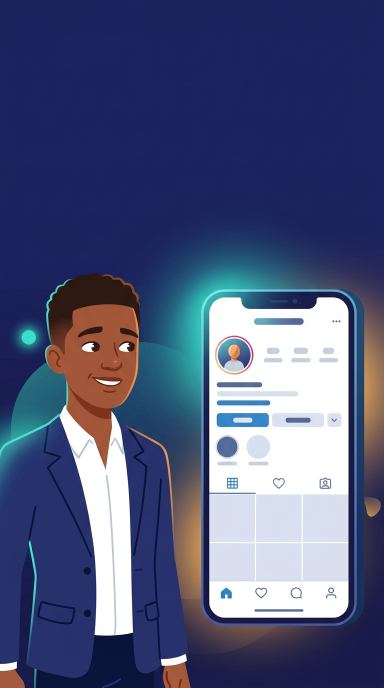
#> input picture content/assets/host/s1_hook.png, 768 x 1376 px (shown at 1/2 size)
$ python -i render_carousels.py   (imports and definitions only)
#> lines starting #> are read from the running program, lines starting #| are printed output that depends on the picture
#!/usr/bin/env python3
"""Rend les carrousels Instagram de @amkweb.cm (1080x1350) depuis content/carousels/carousels.json.

Source unique du texte = le JSON. Sorties : content/carousels/<id>/slide-N.png + content/carousels/POST-READY.md.
Contrôles bloquants : glyphes présents dans la police, texte dans le cadre (taille minimale), contraste >= 4,5,
7 slides maximum, un seul appel à l'action par dernière slide.
Palette = empreinte de marque (CONTENT-LESSONS §1) : marine / turquoise / ambre, Montserrat.
"""
import json, os, re, sys
from PIL import Image, ImageDraw, ImageFont

ROOT = os.path.abspath(os.path.join(os.path.dirname(__file__), '..', '..'))
CAR = os.path.join(ROOT, 'content', 'carousels')
FONTS = os.path.join(ROOT, 'content', 'assets', 'fonts')
HOST = os.path.join(ROOT, 'content', 'assets', 'host', 's1_hook.png')

W, H, M = 1080, 1350, 84
BG = (28, 34, 92)          # = fond de l'illustration de l'hôte (pas de couture)
WHITE = (255, 255, 255)
SOFT = (214, 218, 240)     # texte secondaire
TEAL = (35, 196, 177)
AMBER = (255, 176, 32)
NAVY_INK = (20, 24, 64)

XB, BD, SB, MD = 'Montserrat-ExtraBold.ttf', 'Montserrat-Bold.ttf', 'Montserrat-SemiBold.ttf', 'Montserrat-Medium.ttf'
WEIGHT = {XB: 800, BD: 700, SB: 600, MD: 500}

# [12 lines left out: functions F, lum, not called in this run]

def contrast(a, b):
    la, lb = sorted((lum(a), lum(b)), reverse=True)
    return (la + 0.05) / (lb + 0.05)

PAIRS = {'blanc/fond': (WHITE, BG), 'secondaire/fond': (SOFT, BG), 'ambre/fond': (AMBER, BG),
         'turquoise/fond': (TEAL, BG), 'encre/ambre (bouton)': (NAVY_INK, AMBER), 'encre/turquoise': (NAVY_INK, TEAL)}
# [2 lines not run here, left out]

_probe = {}
# [15 lines left out: functions has_glyph, check_glyphs, not called in this run]

NB = {' ?': '\u00a0?', ' :': '\u00a0:', ' !': '\u00a0!', ' »': '\u00a0»', '« ': '«\u00a0'}

# [27 lines left out: function tokens, not called in this run]

def wlen(font, word):
    return sum(font.getlength(t) for t, _ in word)

# [16 lines left out: function layout, not called in this run]

def line_w(font, ln):
    return sum(wlen(font, w) for w in ln) + font.getlength(' ') * (len(ln) - 1)

# [68 lines left out: functions fit, draw_lines, block, pill, arrow, footer and 1 more, not called in this run]

def canvas():
    im = Image.new('RGB', (W, H), BG)
    return im, ImageDraw.Draw(im)

def host_cover(im):
    host = Image.open(HOST).convert('RGB').crop((0, 560, 768, 1376))     # épaules + téléphone
    sc = 0.68
    host = host.resize((int(host.width * sc), int(host.height * sc)), Image.LANCZOS)
    hw, hh = host.size
    mask = Image.new('L', host.size, 255)
    md = ImageDraw.Draw(mask)
    f = 110
    for k in range(f):
        v = int(255 * k / f)
        md.line((0, k, hw, k), fill=min(v, 255))                       # haut
        md.line((0, hh - 1 - k, hw, hh - 1 - k), fill=v)              # bas
        md.line((k, 0, k, hh), fill=v)                                 # gauche
    from PIL import ImageChops
    m2 = Image.new('L', host.size, 255); d2 = ImageDraw.Draw(m2)
    for k in range(f):
        d2.line((0, k, hw, k), fill=int(255 * k / f)); d2.line((0, hh - 1 - k, hw, hh - 1 - k), fill=int(255 * k / f)); d2.line((k, 0, k, hh), fill=int(255 * k / f))
    mask = m2
    im.paste(host, (W - hw + 30, 1262 - hh), mask)

# [88 lines left out: functions render_cover, render_text, render_chat, render_shot, render_cta, not called in this run]

R = {'cover': render_cover, 'text': render_text, 'chat': render_chat, 'shot': render_shot, 'cta': render_cta}

# [28 lines left out: function main, not called in this run]

# [2 lines not run here, left out]

>>> import cv2
>>> picture = cv2.imread('../../content/assets/host/s1_hook.png', cv2.IMREAD_GRAYSCALE)
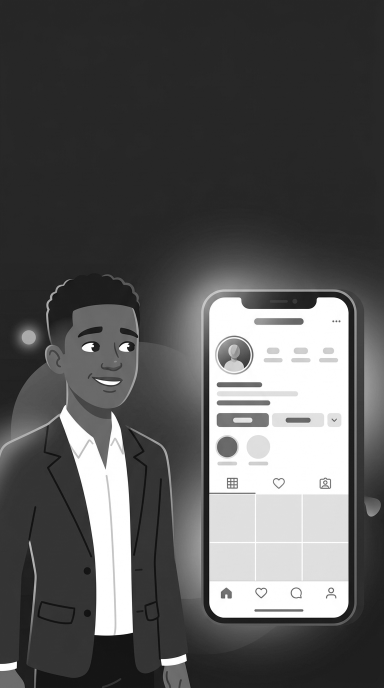
#> picture: shape (1376, 768) (shown at 1/2 size); min 5, max 255, mean 88.7
>>> result = host_cover(picture)
#> in host_cover, `host = Image.open(HOST).convert('RGB').crop((0, 560, 768, 1376))`:
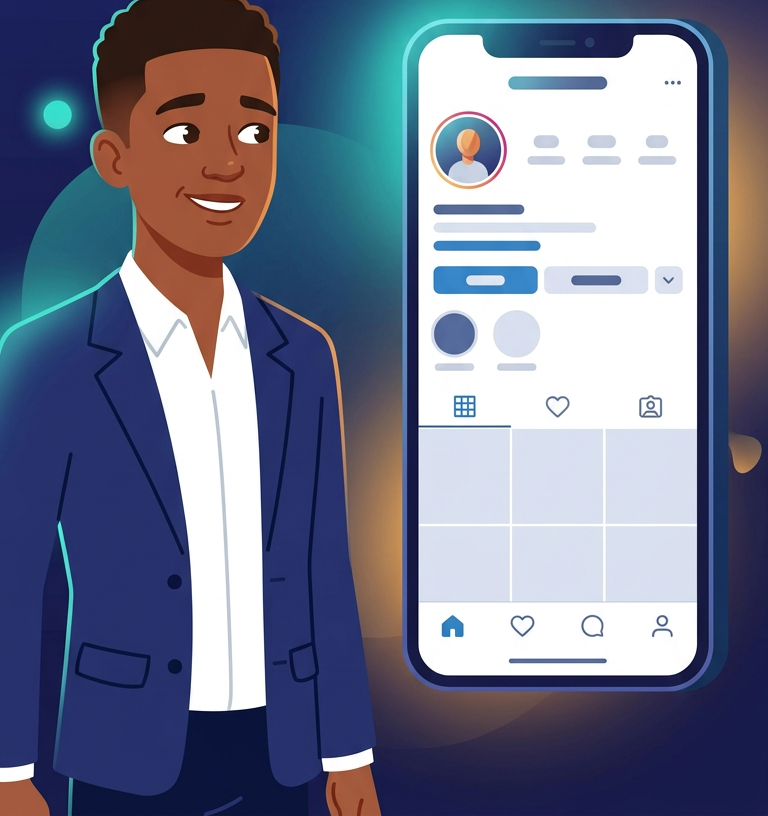
#> host: PIL image 768x816 RGB; mean R, G, B 115.1, 121.5, 143.9
#> in host_cover, `mask = Image.new('L', host.size, 255)`: mask: PIL image 522x554 L; every value is 255
#> in host_cover, `mask = m2`:
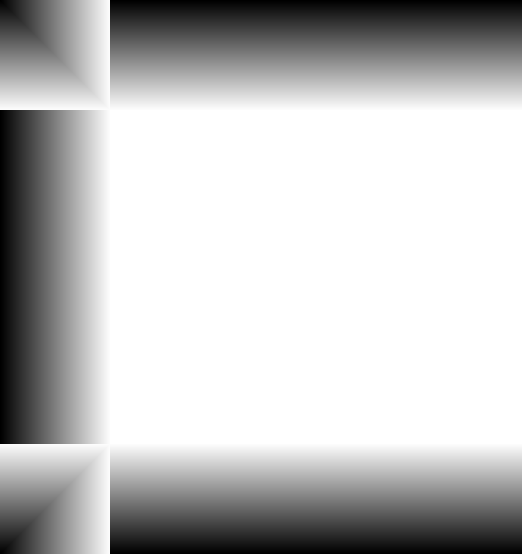
#> mask: PIL image 522x554 L; min 0, max 255, mean 190.9
#> (the run stopped early here; a loop or call above may not have finished)
